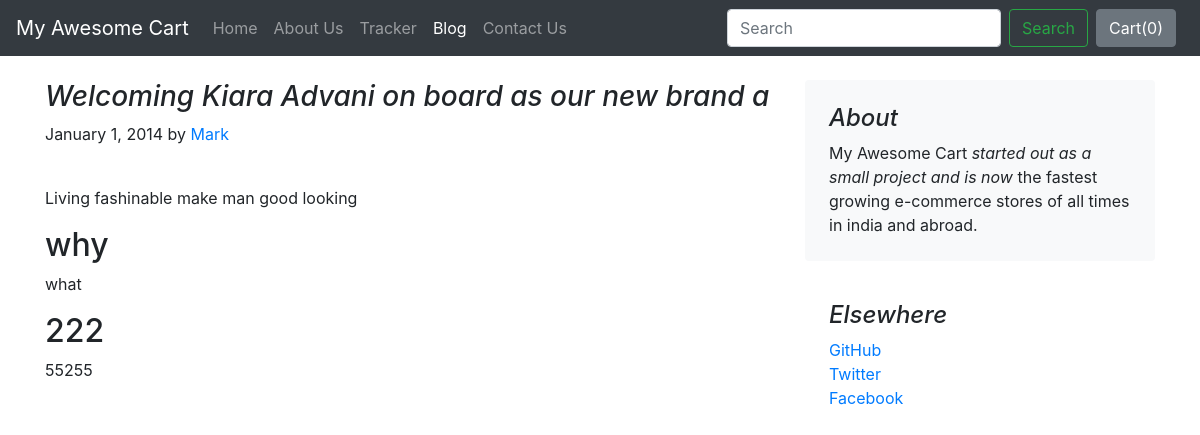
The page /blog/blogpost/1 on the database its author committed.
### blog/models.py (models this page shows, shortened)
class Blogpost(models.Model):
    post_id = models.AutoField(primary_key=True)
    title = models.CharField(max_length=50)
    head0 = models.CharField(max_length=500, default="")
    chead0 = models.CharField(max_length=5000, default="")
    head1 = models.CharField(max_length=500, default="")
    chead1 = models.CharField(max_length=5000, default="")
    head2 = models.CharField(max_length=500, default="")
    chead2 = models.CharField(max_length=5000, default="")
    pub_date = models.DateField()
    thumbnail = models.ImageField(upload_to='shop/images', default="")

### blog/views.py (the view)
# urls.py: path('blogpost/<int:post_id>', views.blogpost,name="blogPost"),
def blogpost(request,post_id):
    post = Blogpost.objects.filter( post_id = post_id)[0]
    return render(request, 'blog/blogpost.html',{"post":post})

### blog/templates/blog/blogpost.html (shortened to what this page needs)
{% extends 'blog/basic.html' %}
{% block body %}
<div class="container">
    <div class="row mt-4">
        <div class="col-md-8 blog-main">
            <h3 class="font-italic">
                {{post.title}}
            </h3>
            <div class="blog-post">
                <p class="blog-post-meta">January 1, 2014 by <a href="#">Mark</a></p>
                <div class="fb-like" data-href="http://127.0.0.1:8000/blog/blogpost/{{post.post_id}}" data-layout="standard" data-action="like" data-size="large" data-show-faces="false" data-share="true"></div><br>
                <p>{{post.chead0}}</p>
                <h2>{{post.head1}}</h2>
                <p>{{post.chead1}}</p>
                <h2>{{post.head2}}</h2>
                <p>{{post.chead2}}</p>
            </div>
        </div>
        <aside class="col-md-4 blog-sidebar">
            <div class="p-4 mb-3 bg-light rounded">
                <h4 class="font-italic">About</h4>
                <p class="mb-0">My Awesome Cart <em>started out as a small project and is now</em> the fastest growing e-commerce stores of all times in india and abroad.</p>
            </div>
            <div class="p-4">
                <h4 class="font-italic">Elsewhere</h4>
                <ol class="list-unstyled">
                    <li><a href="#">GitHub</a></li>
                    <li><a href="#">Twitter</a></li>
                    <li><a href="#">Facebook</a></li>
                </ol>
            </div>
        </aside>
    </div>
</div>
{% endblock %}

### rows shown on the page
Blogpost: title "Welcoming Kiara Advani on board as our new brand a", chead0 "Living fashinable make man good looking", head1 "why", chead1 "what", head2 "222", chead2 "55255"
